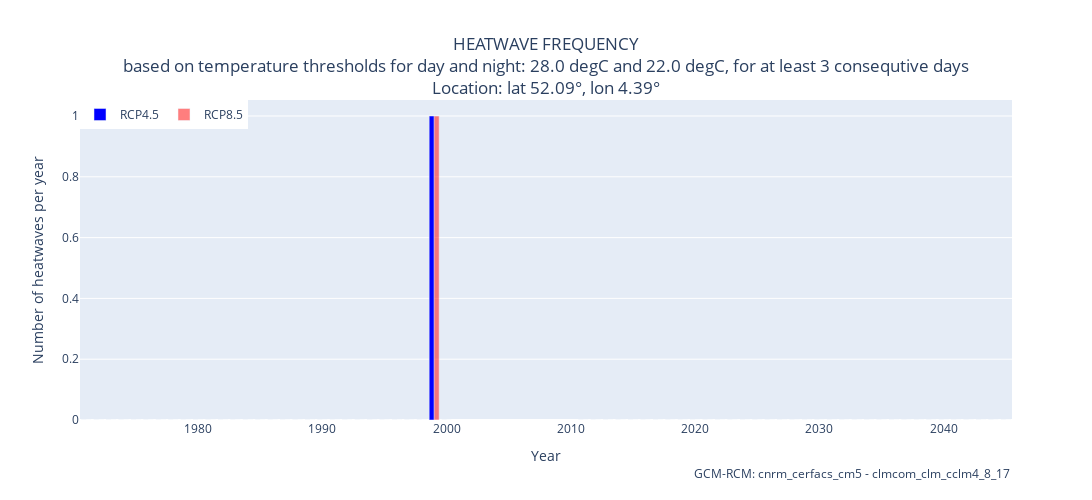

Write notebook code for a chart like this one.
### Markdown cell above
### Plot the heatwave frequency
Number of heatwaves over a given period. A heatwave is defined as an event where the minimum and maximum daily temperature both exceed specific thresholds over a minimum number of days. The number of the heatwaves depends strictly on the threshold which we selected above.

### Code cell
# This code plots the data with heatwave frequency for the selected pixel 
# Sample data
b = pixel_values_hwfh + pixel_values_hwf45
t = pixel_values_hwfh + pixel_values_hwf85 
# Define years
yearh = list(range(1971, 2001))
yearp1 = list(range(2011, 2101))
year = yearh + yearp1
# Create figure
fig = go.Figure()
# Add bar trace for 'b'
fig.add_trace(go.Bar(x=year, y=b, name='RCP4.5', marker_color='blue'))
# Add bar trace for 't'
fig.add_trace(go.Bar(x=year, y=t, name='RCP8.5', opacity=0.5, marker_color='red'))
# Update layout

# Add information on models
fig.add_annotation(xref='paper',yref='paper', y=-0.2,x=1, showarrow=False,
            text=f'GCM-RCM: {gcm_model} - {rcm_model}')

fig.update_layout(
    title={'text':f'HEATWAVE FREQUENCY<br>based on temperature thresholds for day and night: {thresh_tasmax} and {thresh_tasmin}, for at least {thresh_window_hfreq} consequtive days<br>Location: lat {lat:.02f}\u00B0, lon {lon:.02f}\u00B0','x':0.5,'xanchor': 'center'},
    xaxis_title='Year',
    yaxis_title='Number of heatwaves per year',
    legend=dict(x=0, y=1, traceorder='normal', orientation='h'),
    width=1100,
    height=500)

### Figure 1 — Plotly figure (JSON) as saved in the notebook; plotly's stock layout.template omitted (floating-point values rounded to 4 significant figures)
{"data": [{"marker": {"color": "blue"}, "name": "RCP4.5", "type": "bar", "x": [1971, 1972, 1973, 1974, 1975, 1976, 1977, 1978, 1979, 1980, 1981, 1982, 1983, 1984, 1985, 1986, 1987, 1988, 1989, 1990, 1991, 1992, 1993, 1994, 1995, 1996, 1997, 1998, 1999, 2000, 2011, 2012, 2013, 2014, 2015, 2016, 2017, 2018, 2019, 2020, 2021, 2022, 2023, 2024, 2025, 2026, 2027, 2028, 2029, 2030, 2031, 2032, 2033, 2034, 2035, 2036, 2037, 2038, 2039, 2040, 2041, 2042, 2043, 2044, 2045, 2046, 2047, 2048, 2049, 2050, 2051, 2052, 2053, 2054, 2055, 2056, 2057, 2058, 2059, 2060, 2061, 2062, 2063, 2064, 2065, 2066, 2067, 2068, 2069, 2070, 2071, 2072, 2073, 2074, 2075, 2076, 2077, 2078, 2079, 2080, 2081, 2082, 2083, 2084, 2085, 2086, 2087, 2088, 2089, 2090, 2091, 2092, 2093, 2094, 2095, 2096, 2097, 2098, 2099, 2100], "y": [0, 0, 0, 0, 0, 0, 0, 0, 0, 0, 0, 0, 0, 0, 0, 0, 0, 0, 0, 0, 0, 0, 0, 0, 0, 0, 0, 0, 1, 0, 0, 0, 0, 0, 0, 0, 0, 0, 0, 0, 0, 0, 0, 0, 0, 0, 0, 0, 0, 0, 0, 0, 0, 0, 0, 0, 0, 0, 0, 0, 0, 0, 0, 0, 0]}, {"marker": {"color": "red"}, "name": "RCP8.5", "opacity": 0.5, "type": "bar", "x": [1971, 1972, 1973, 1974, 1975, 1976, 1977, 1978, 1979, 1980, 1981, 1982, 1983, 1984, 1985, 1986, 1987, 1988, 1989, 1990, 1991, 1992, 1993, 1994, 1995, 1996, 1997, 1998, 1999, 2000, 2011, 2012, 2013, 2014, 2015, 2016, 2017, 2018, 2019, 2020, 2021, 2022, 2023, 2024, 2025, 2026, 2027, 2028, 2029, 2030, 2031, 2032, 2033, 2034, 2035, 2036, 2037, 2038, 2039, 2040, 2041, 2042, 2043, 2044, 2045, 2046, 2047, 2048, 2049, 2050, 2051, 2052, 2053, 2054, 2055, 2056, 2057, 2058, 2059, 2060, 2061, 2062, 2063, 2064, 2065, 2066, 2067, 2068, 2069, 2070, 2071, 2072, 2073, 2074, 2075, 2076, 2077, 2078, 2079, 2080, 2081, 2082, 2083, 2084, 2085, 2086, 2087, 2088, 2089, 2090, 2091, 2092, 2093, 2094, 2095, 2096, 2097, 2098, 2099, 2100], "y": [0, 0, 0, 0, 0, 0, 0, 0, 0, 0, 0, 0, 0, 0, 0, 0, 0, 0, 0, 0, 0, 0, 0, 0, 0, 0, 0, 0, 1, 0, 0, 0, 0, 0, 0, 0, 0, 0, 0, 0, 0, 0, 0, 0, 0, 0, 0, 0, 0, 0, 0, 0, 0, 0, 0, 0, 0, 0, 0, 0, 0, 0, 0, 0, 0]}], "layout": {"annotations": [{"showarrow": false, "text": "GCM-RCM: cnrm_cerfacs_cm5 - clmcom_clm_cclm4_8_17", "x": 1, "xref": "paper", "y": -0.2, "yref": "paper"}], "height": 500, "legend": {"orientation": "h", "traceorder": "normal", "x": 0, "y": 1}, "title": {"text": "HEATWAVE FREQUENCY<br>based on temperature thresholds for day and night: 28.0 degC and 22.0 degC, for at least 3 consequtive days<br>Location: lat 52.09°, lon 4.39°", "x": 0.5, "xanchor": "center"}, "width": 1100, "xaxis": {"title": {"text": "Year"}}, "yaxis": {"title": {"text": "Number of heatwaves per year"}}}}
